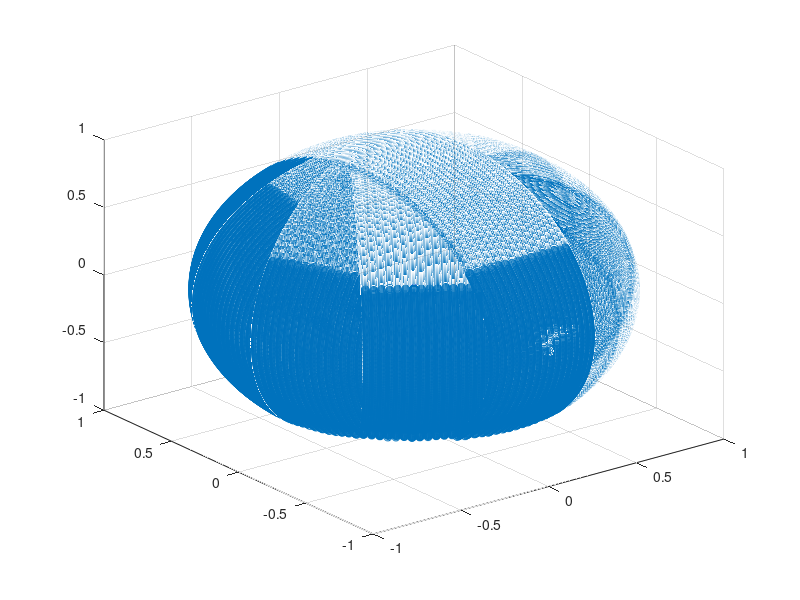
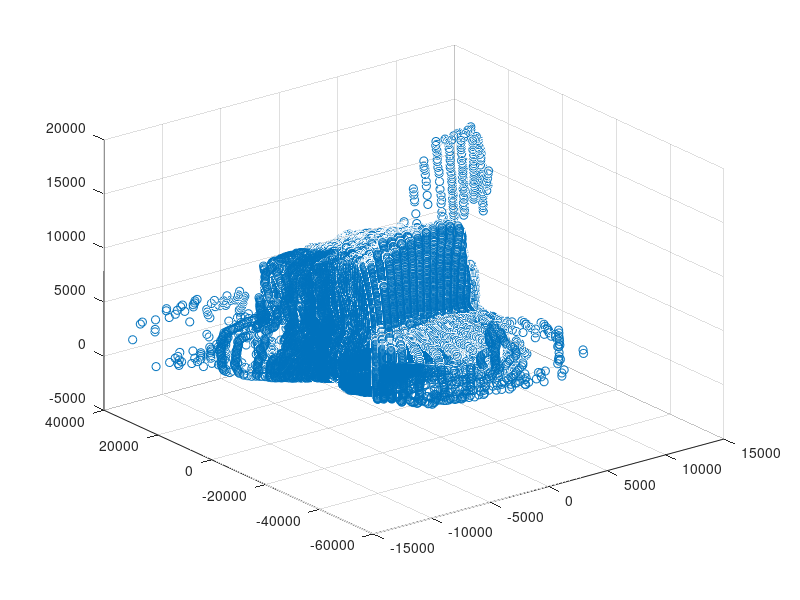
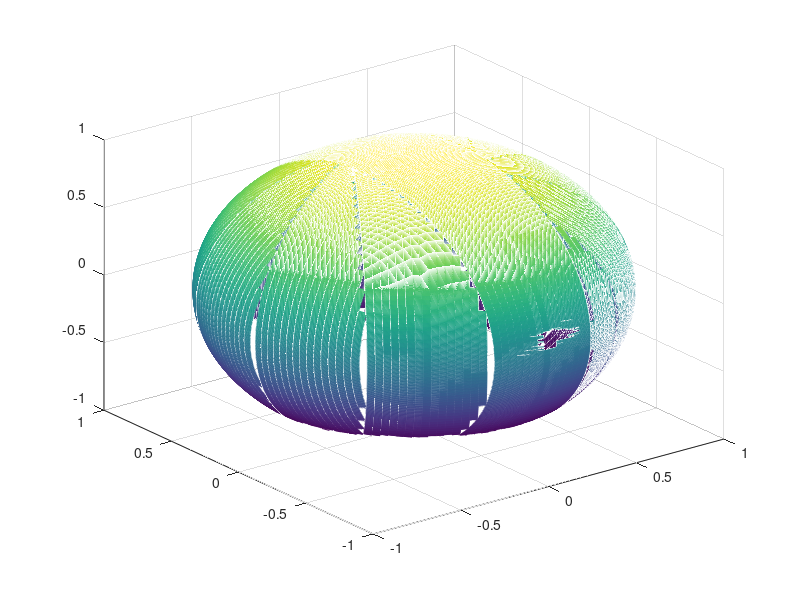
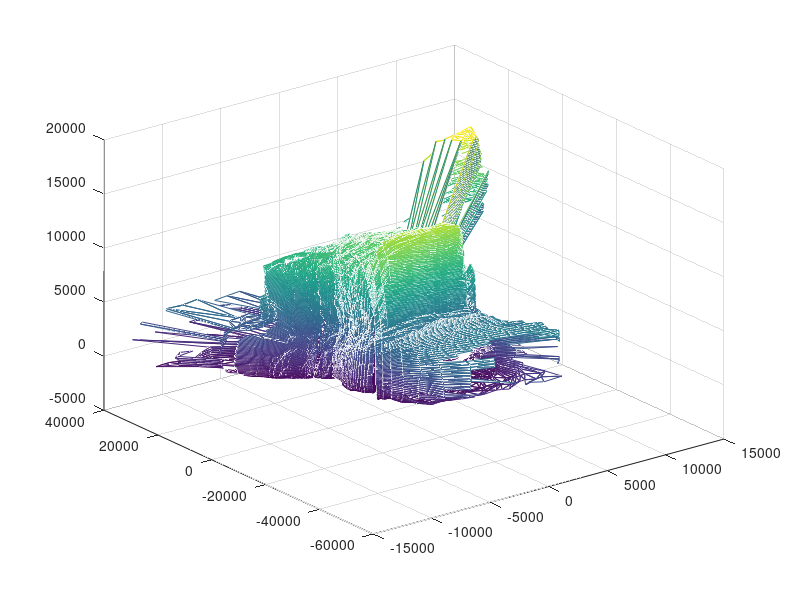

The MATLAB script that drew these images, in order:
%%Estos son los datos mejorados
clear;clc;close all
load('Data_mina')
temp=spheric_point_cloud_without_overlapped;
figure(1);scatter3(temp(:,1),temp(:,2),temp(:,3))

temp=point_cloud_without_overlapped;
figure(2);scatter3(temp(:,1),temp(:,2),temp(:,3))

T=Triangle_mesh;
figure(4);trimesh(T,temp(:,1),temp(:,2),temp(:,3))

temp=spheric_point_cloud_without_overlapped;
figure(3);trimesh(T,temp(:,1),temp(:,2),temp(:,3))
